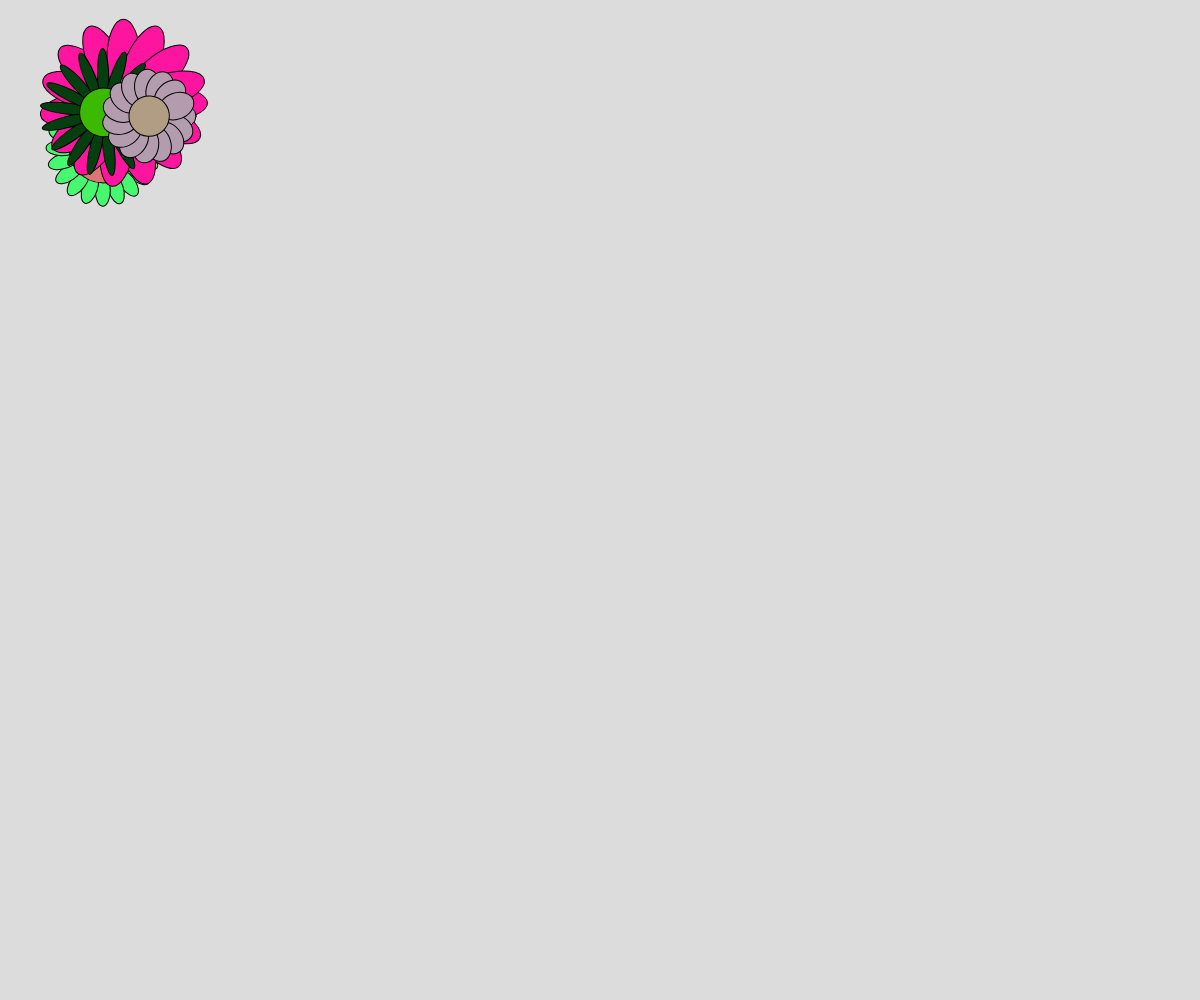
Frame 1 (no input)
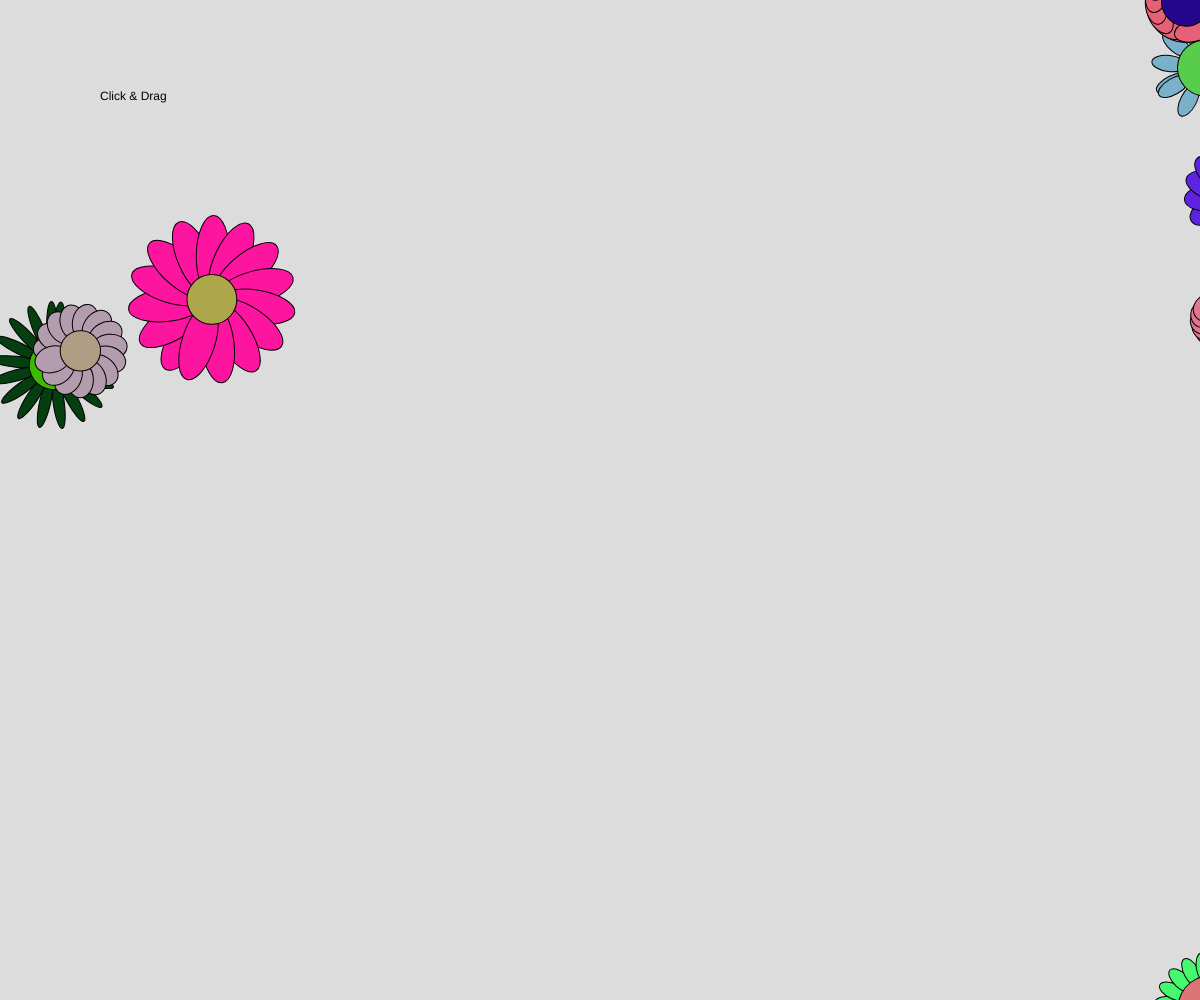
Frame 60 (no input)
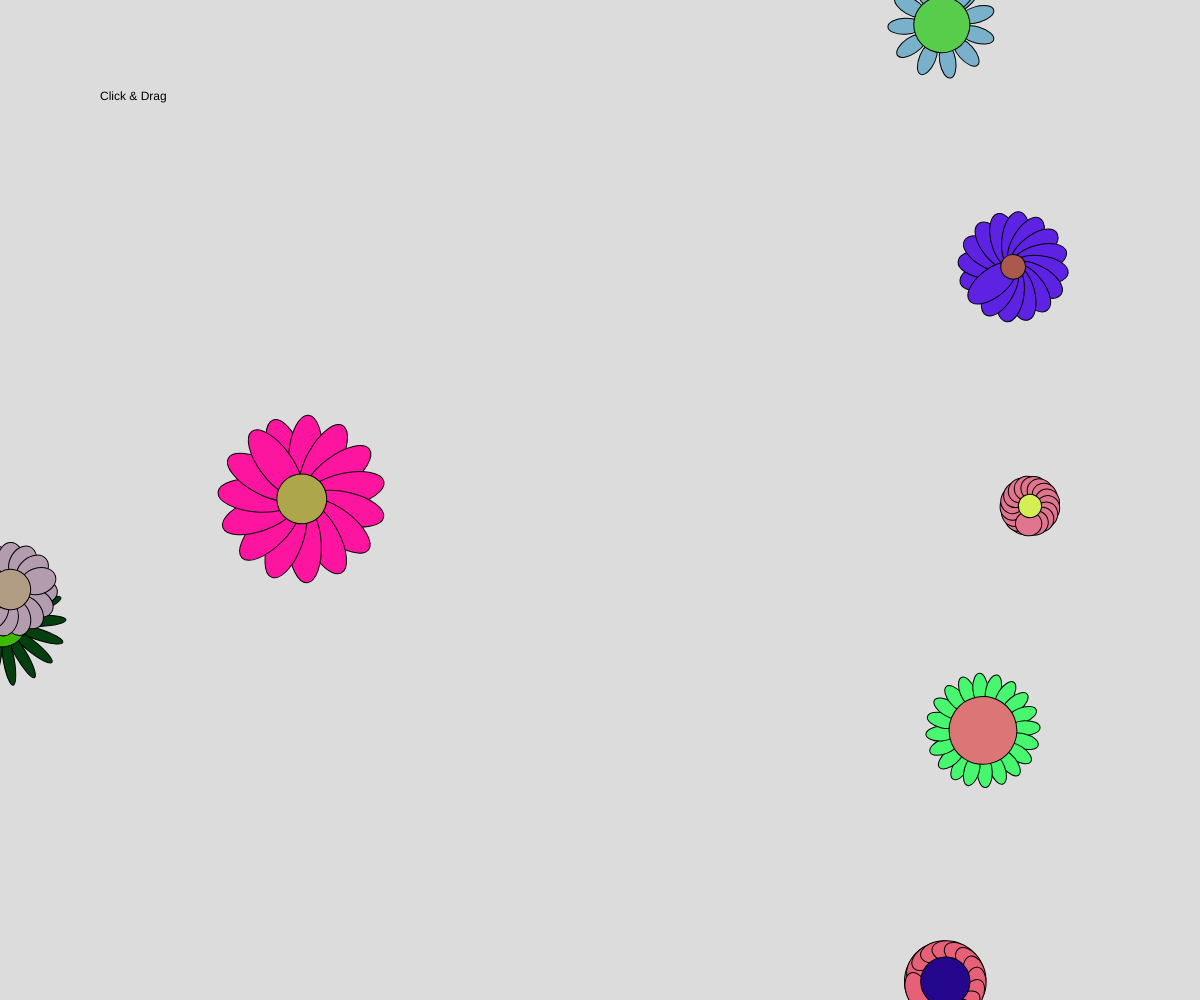
Frame 120 (the mouse pressed at the canvas centre since frame 60)

The p5.js sketch that drew these frames (run headless with seeded random() and noise() and a simulated clock; from frame 60 on, the mouse is pressed at the canvas centre):

// p5.js sketch
// ── sketch.js
class Flower {
  constructor(x, y) {
    this.x = x;
    this.y = y;
    this.centerSize = random(20, 68);
    this.centerCol = color(random(255), random(255), random(255));

    this.petalLength = random(20, 80);
    this.petalWidth = random(10, 45);
    this.numPetals = random(8, 20);
    this.petalColor = color(random(255), random(255), random(255));

    this.vX = random(-5, 5);
    this.vY = random(-5, 5);
    this.rotation = 0;
    this.angularV = random(-5, 5);
  }

  show() {
    push();
    translate(this.x, this.y);
    rotate(this.rotation);

    for (let i = 0; i < this.numPetals; i++) {
      fill(this.petalColor);
      ellipse(
        this.centerSize / 2 + this.petalLength / 4,
        0,
        this.petalLength,
        this.petalWidth
      );
      rotate(360 / this.numPetals);
    }
    fill(this.centerCol);
    ellipse(0, 0, this.centerSize);
    pop();
  }

  move() {
    this.y += this.vY;
    this.x += this.vX
    this.rotation += this.angularV;
    
    if(this.x > width + (this.centerSize/2) + (this.petalLength) & this.vX > 0){
      this.x = 0 - (this.centerSize/2) - (this.petalLength)
    }
    if(this.x < 0 - (this.centerSize/2) - (this.petalLength) && this.vX < 0){
      this.x = width + (this.centerSize/2) + (this.petalLength);
    }
    if(this.y > height + (this.centerSize/2) + (this.petalLength) && this.vY > 0){
      this.y = 0 - (this.centerSize/2) - (this.petalLength)
    }
    if(this.y < 0 - (this.centerSize/2) - (this.petalLength) && this.vY < 0){
      this.y = height + (this.centerSize/2) + (this.petalLength);
    }
  }
}

let flowers = [];

function setup() {
  createCanvas(windowWidth, windowHeight);
  angleMode(DEGREES);
  for(let i = 0; i < 8; i++){
    let newFlower = new Flower(random(100,150),random(100,150))
    flowers.push(newFlower);
  }

  
}

function draw() {
  background(220);
  fill(0)
  text('Click & Drag', 100,100)
  for(let i = 0; i < flowers.length; i++){
    flowers[i].show();
    flowers[i].move()
  }
}

function mouseDragged() {
  flowers.push(new Flower(mouseX, mouseY));
}
